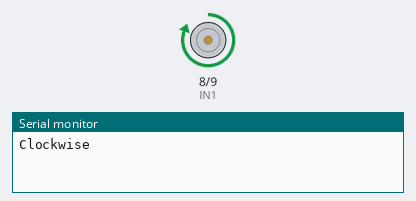
This sketch was run on a simulated Arduino Uno, built with avr-gcc and run on an emulated ATmega328P. Parts: motor-driver pin pairs drawn as motors (green arrow = first pin HIGH = forward, orange = second pin HIGH = backward, longer = more drive), the last lines printed to the serial monitor.

Above: at 1.0 s.
At 2.5 s:
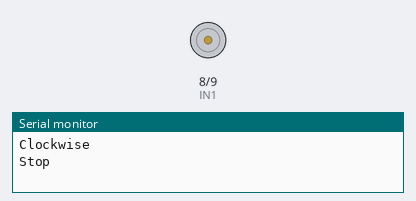
At 4.0 s:
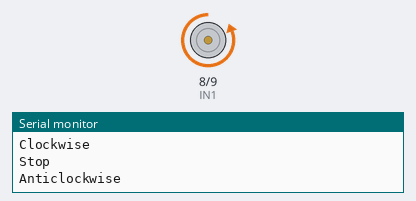
Timing chart, 0 to 7.8 s (numbered marks = the images above):
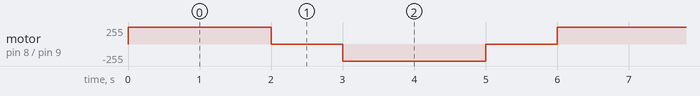

The sketch:

e10_dc_motor.ino
```cpp
void setup() {
  Serial.begin(9600);
  pinMode(8, OUTPUT);    // IN1
  pinMode(9, OUTPUT);    // IN2
}

void loop() {
  digitalWrite(8, HIGH); digitalWrite(9, LOW);
  Serial.println("Clockwise");
  delay(2000);

  digitalWrite(8, LOW);  digitalWrite(9, LOW);
  Serial.println("Stop");
  delay(1000);

  digitalWrite(8, LOW);  digitalWrite(9, HIGH);
  Serial.println("Anticlockwise");
  delay(2000);

  digitalWrite(8, LOW);  digitalWrite(9, LOW);
  Serial.println("Stop");
  delay(1000);
}
```

Measured:
- by itself, motor on pin 8 (IN1) / pin 9 (IN2): repeats every 6.0 s: stopped 1.0 s, backward 255/255 2.0 s, stopped 1.0 s, forward 255/255 2.0 s
